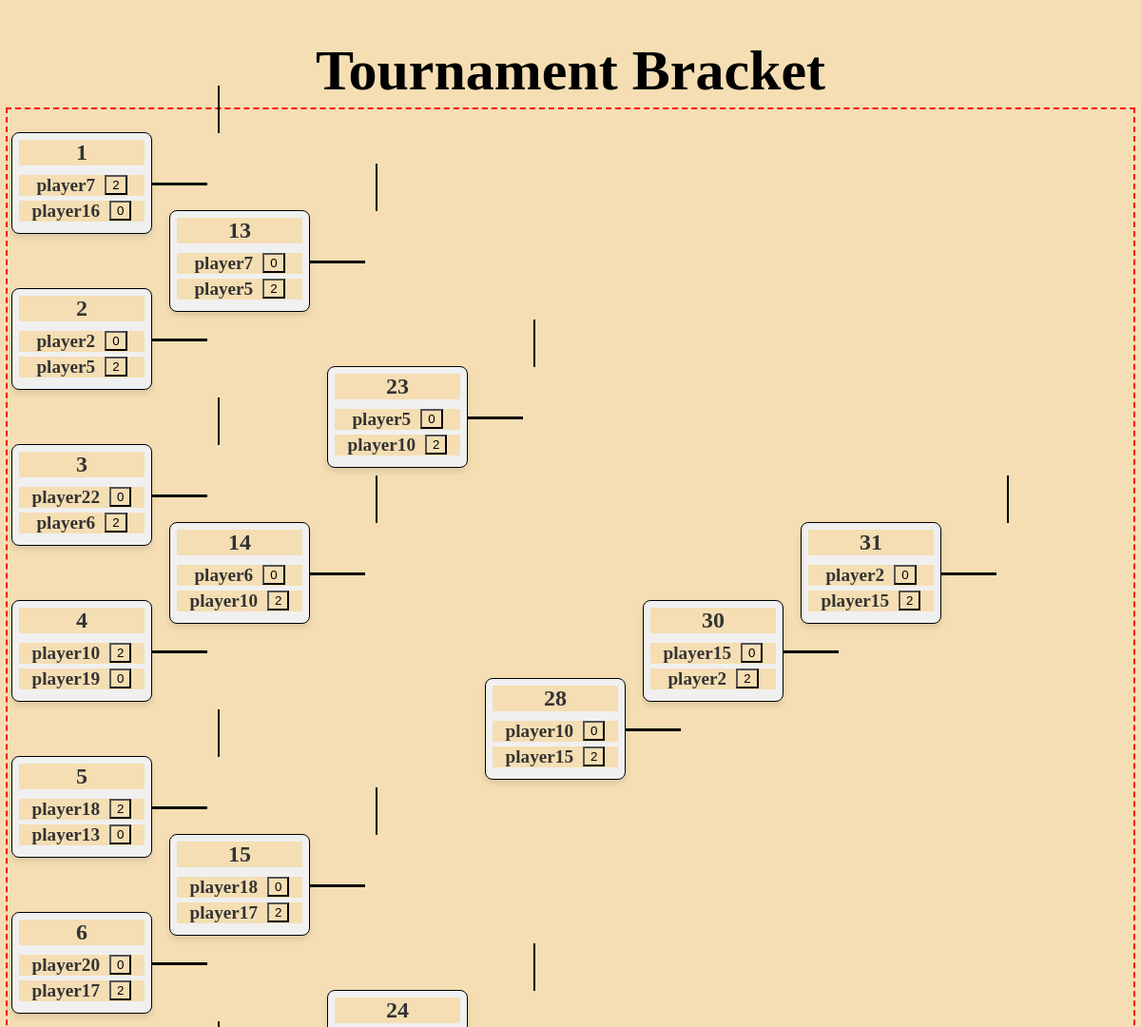
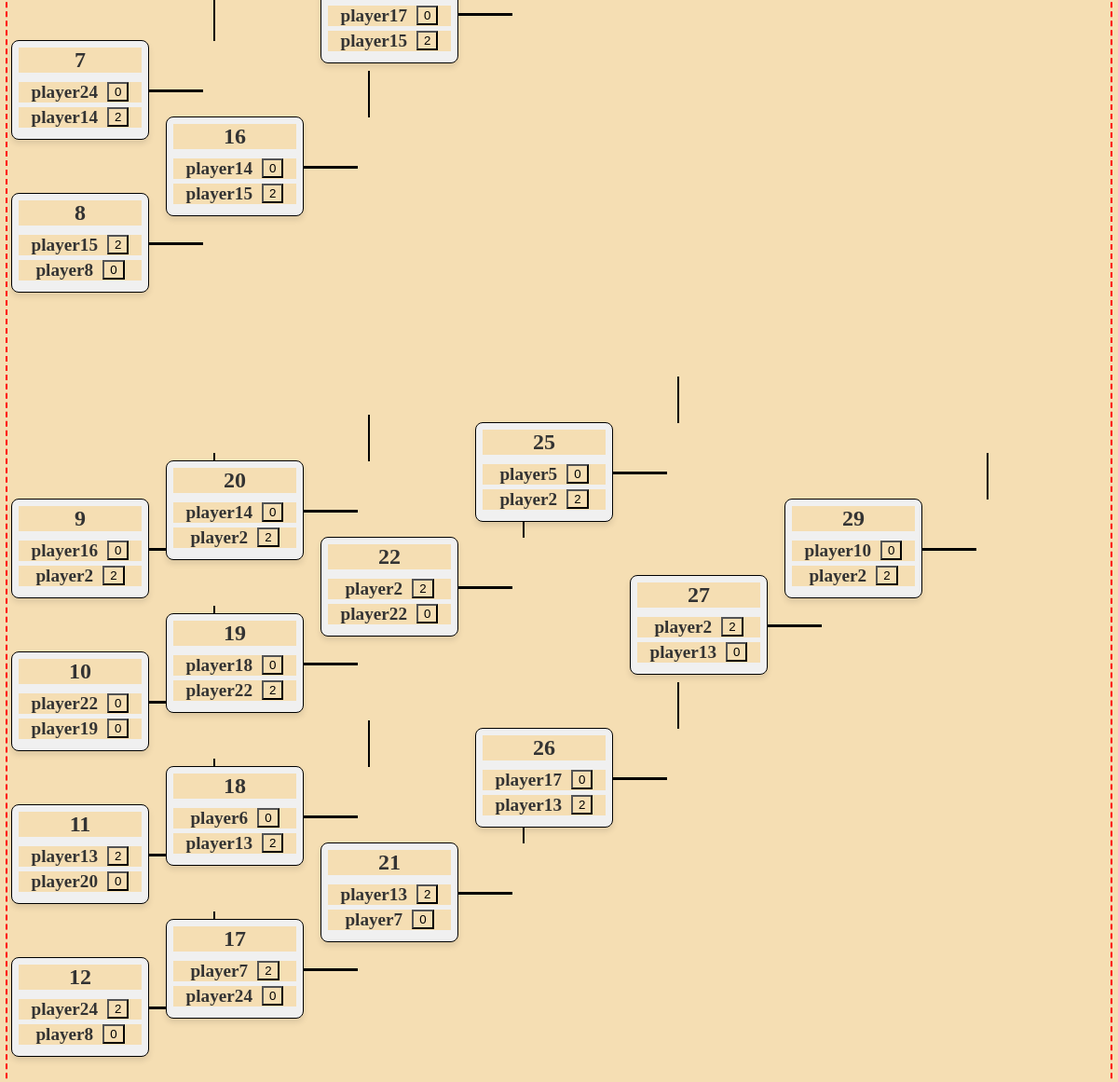
/tournament/start2, run on the app's committed database (2 pictures, top to bottom).
### databases.py (models this page shows, shortened)
class TournamentMatch(db.Model):
    id = db.Column(db.Integer, primary_key=True)
    bracket_number = db.Column(db.Integer, nullable=False)
    player1_id = db.Column(db.Integer, db.ForeignKey('tournament_player.player_id'), nullable=True)
    player2_id = db.Column(db.Integer, db.ForeignKey('tournament_player.player_id'), nullable=True)
    player1_points = db.Column(db.Integer, default=0)
    player2_points = db.Column(db.Integer, default=0)
    winner_id = db.Column(db.Integer, db.ForeignKey('tournament_player.player_id'), nullable=True)  # The winner of the match
    match_finished = db.Column(db.Boolean, default=False)
    player1 = db.relationship('TournamentPlayer', foreign_keys=[player1_id])
    player2 = db.relationship('TournamentPlayer', foreign_keys=[player2_id])

class TournamentPlayer(db.Model):
    id = db.Column(db.Integer, primary_key = True)
    player_name = db.Column(db.String(100), nullable=False)
    player_id = db.Column(db.Integer, unique=True, nullable=False)
    final_rank = db.Column(db.String(20), nullable=True)
    rank_order = db.Column(db.Integer, nullable=True)

### app.py (the view)
@app.route("/tournament/start2", methods = ["GET"])
def get_back_to_page():
    matches = TournamentMatch.query.all()
    return render_template("double_elimination.html", matches = matches )

### templates/double_elimination.html (shortened to what this page needs)
<!DOCTYPE html>
<html lang="en">
<head>
    <link rel="stylesheet" href="{{ url_for('static', filename='css/styles.css') }}">
    <link rel="stylesheet" href="{{ url_for('static', filename='css/chart.css') }}">
</head>
<body>
    <h1 class="title"> Tournament Bracket </h1>
    <div class="grid-container">
        {% for match in matches %}
            <div id="bracket-{{ match.bracket_number }}" class="match-container">
                <div class="bracket-number">{{ match.bracket_number }}</div>
                <div class="player-container">
                    <div class="player">{{ match.player1.player_name | default('-', true) }}</div>
                     {% if match.player1 and match.player2 %}
                        <form action="/update_score/{{ match.bracket_number }}/player1" method="POST">
                            <input type="submit" value="{{ match.player1_points }}">
                        </form>
                    {% endif %}
                </div>
                <div class="player-container">
                    <div class="player">{{ match.player2.player_name | default('-', true)}}</div>
                    {% if match.player1 and match.player2 %}
                        <form action="/update_score/{{ match.bracket_number }}/player2" method="POST">
                            <input type="submit" value="{{ match.player2_points }}">
                        </form>
                    {% endif %}
                </div>
            </div>
        {% endfor %}
    </div>
</body>

### static/css/styles.css (style rules this page uses)
* { background-color: rgb(245, 222, 179); }
.title { margin-inline: auto; max-width: fit-content; font-family: fantasy; font-size: 5vw; margin-bottom: 0.5vw; }

### static/css/chart.css (style rules this page uses)
.grid-container { display: grid; grid-template-columns: repeat(10, 13vw); grid-template-rows: repeat(30, 9vh); gap: 10px; justify-items: center; align-items: center; outline: 2px dashed red; position: relative; }
.match-container { background-color: #f0f0f0; border: 1px solid #000000; padding: 0.6vw; width: 11vw; text-align: center; border-radius: 8px; box-shadow: 0 4px 6px rgba(0, 0, 0, 0.1); position: relative; }
.bracket-number { font-size: 1.5em; font-weight: bold; color: #333; margin-bottom: 10px; }
.player-container { display: flex; justify-content: center; align-items: center; margin-bottom: 5px; }
.player { font-size: 1.2em; font-weight: bold; color: #333; margin-right: 10px; }
.match-container::after { content: ''; position: absolute; top: 50%; right: -40%; width: 40%; height: 3%; background-color: black; }
.match-container::before { content: ''; position: absolute; left: 18vw; top: -50px; width: 2px; height: 50px; background-color: black; }
#bracket-1 { grid-column: 1; grid-row: 1 / span 2; }
#bracket-2 { grid-column: 1; grid-row: 3 / span 2; }
#bracket-3 { grid-column: 1; grid-row: 5 / span 2; }
#bracket-4 { grid-column: 1; grid-row: 7 / span 2; }
#bracket-5 { grid-column: 1; grid-row: 9 / span 2; }
#bracket-6 { grid-column: 1; grid-row: 11 / span 2; }
#bracket-7 { grid-column: 1; grid-row: 13 / span 2; }
#bracket-8 { grid-column: 1; grid-row: 15 / span 2; }
#bracket-9 { grid-column: 1; grid-row: 19 / span 2; }
#bracket-10 { grid-column: 1; grid-row: 21 / span 2; }
#bracket-11 { grid-column: 1; grid-row: 23 / span 2; }
#bracket-12 { grid-column: 1; grid-row: 25 / span 2; }
#bracket-13 { grid-column: 2; grid-row: 2 / span 2; }
#bracket-14 { grid-column: 2; grid-row: 6 / span 2; }
#bracket-15 { grid-column: 2; grid-row: 10 / span 2; }
#bracket-16 { grid-column: 2; grid-row: 14 / span 2; }
#bracket-17 { grid-column: 2; grid-row: 24 / span 3; }
#bracket-18 { grid-column: 2; grid-row: 22 / span 3; }
#bracket-19 { grid-column: 2; grid-row: 20 / span 3; }
#bracket-20 { grid-column: 2; grid-row: 18 / span 3; }
#bracket-21 { grid-column: 3; grid-row: 23 / span 3; }
#bracket-22 { grid-column: 3; grid-row: 19 / span 3; }
#bracket-23 { grid-column: 3; grid-row: 4 / span 2; }
#bracket-24 { grid-column: 3; grid-row: 12 / span 2; }
#bracket-25 { grid-column: 4; grid-row: 18 / span 2; }
#bracket-26 { grid-column: 4; grid-row: 22 / span 2; }
#bracket-28 { grid-column: 4; grid-row: 8 / span 2; }
#bracket-27 { grid-column: 5; grid-row: 20/ span 2; }
#bracket-30 { grid-column: 5; grid-row: 7/ span 2; }
#bracket-29 { grid-column: 6; grid-row: 19/ span 2; }
#bracket-31 { grid-column: 6; grid-row: 6/ span 2; }

### data on the page
TournamentMatch: bracket_number "1", player1.player_name "player7", player1_points "2", player2.player_name "player16", player2_points "0"
TournamentMatch: bracket_number "2", player1.player_name "player2", player1_points "0", player2.player_name "player5", player2_points "2"
TournamentMatch: bracket_number "3", player1.player_name "player22", player1_points "0", player2.player_name "player6", player2_points "2"
TournamentMatch: bracket_number "4", player1.player_name "player10", player1_points "2", player2.player_name "player19", player2_points "0"
TournamentMatch: bracket_number "5", player1.player_name "player18", player1_points "2", player2.player_name "player13", player2_points "0"
TournamentMatch: bracket_number "6", player1.player_name "player20", player1_points "0", player2.player_name "player17", player2_points "2"
TournamentMatch: bracket_number "7", player1.player_name "player24", player1_points "0", player2.player_name "player14", player2_points "2"
TournamentMatch: bracket_number "8", player1.player_name "player15", player1_points "2", player2.player_name "player8", player2_points "0"
TournamentMatch: bracket_number "9", player1.player_name "player16", player1_points "0", player2.player_name "player2", player2_points "2"
TournamentMatch: bracket_number "10", player1.player_name "player22", player1_points "0", player2.player_name "player19", player2_points "0"
TournamentMatch: bracket_number "11", player1.player_name "player13", player1_points "2", player2.player_name "player20", player2_points "0"
TournamentMatch: bracket_number "12", player1.player_name "player24", player1_points "2", player2.player_name "player8", player2_points "0"
TournamentMatch: bracket_number "13", player1.player_name "player7", player1_points "0", player2.player_name "player5", player2_points "2"
TournamentMatch: bracket_number "14", player1.player_name "player6", player1_points "0", player2.player_name "player10", player2_points "2"
TournamentMatch: bracket_number "15", player1.player_name "player18", player1_points "0", player2.player_name "player17", player2_points "2"
TournamentMatch: bracket_number "16", player1.player_name "player14", player1_points "0", player2.player_name "player15", player2_points "2"
TournamentMatch: bracket_number "17", player1.player_name "player7", player1_points "2", player2.player_name "player24", player2_points "0"
TournamentMatch: bracket_number "18", player1.player_name "player6", player1_points "0", player2.player_name "player13", player2_points "2"
TournamentMatch: bracket_number "19", player1.player_name "player18", player1_points "0", player2.player_name "player22", player2_points "2"
TournamentMatch: bracket_number "20", player1.player_name "player14", player1_points "0", player2.player_name "player2", player2_points "2"
TournamentMatch: bracket_number "21", player1.player_name "player13", player1_points "2", player2.player_name "player7", player2_points "0"
TournamentMatch: bracket_number "22", player1.player_name "player2", player1_points "2", player2.player_name "player22", player2_points "0"
TournamentMatch: bracket_number "23", player1.player_name "player5", player1_points "0", player2.player_name "player10", player2_points "2"
TournamentMatch: bracket_number "24", player1.player_name "player17", player1_points "0", player2.player_name "player15", player2_points "2"
TournamentMatch: bracket_number "25", player1.player_name "player5", player1_points "0", player2.player_name "player2", player2_points "2"
TournamentMatch: bracket_number "26", player1.player_name "player17", player1_points "0", player2.player_name "player13", player2_points "2"
TournamentMatch: bracket_number "27", player1.player_name "player2", player1_points "2", player2.player_name "player13", player2_points "0"
TournamentMatch: bracket_number "28", player1.player_name "player10", player1_points "0", player2.player_name "player15", player2_points "2"
TournamentMatch: bracket_number "29", player1.player_name "player10", player1_points "0", player2.player_name "player2", player2_points "2"
TournamentMatch: bracket_number "30", player1.player_name "player15", player1_points "0", player2.player_name "player2", player2_points "2"
TournamentMatch: bracket_number "31", player1.player_name "player2", player1_points "0", player2.player_name "player15", player2_points "2"
